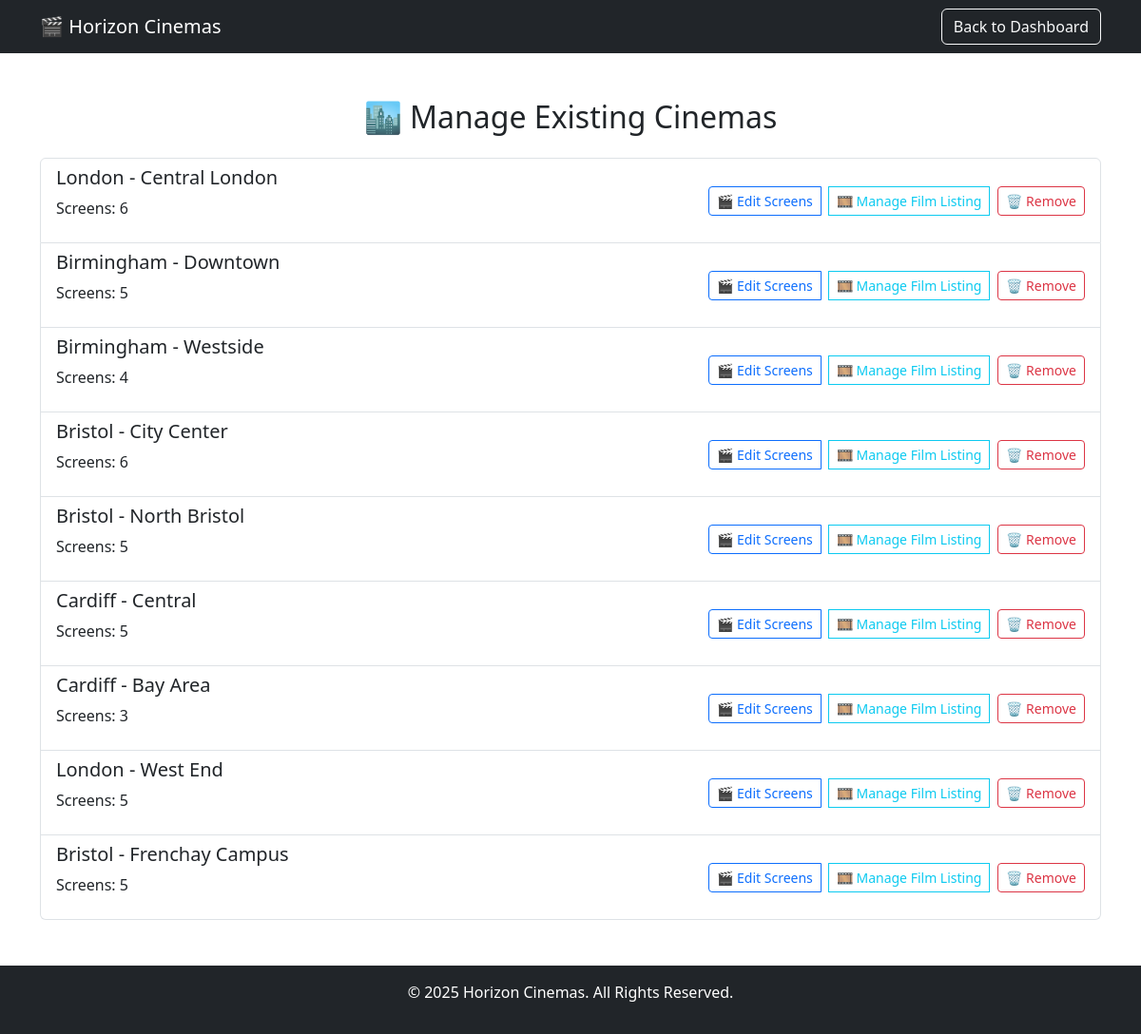
/manage_cinemas (signed in), run on an earlier commit of the app's database.
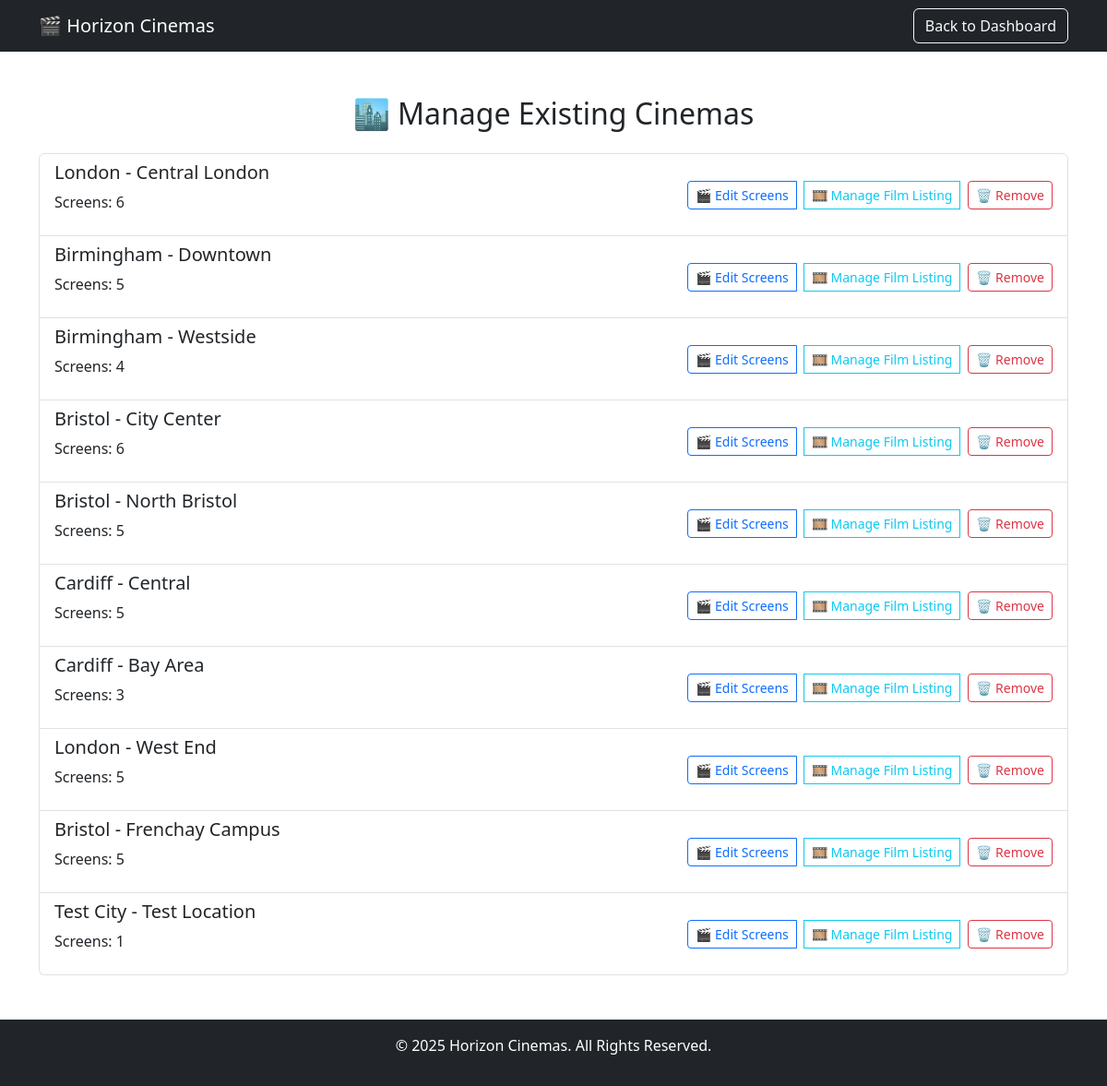
And on a later commit of the database.
### tables this page shows
CREATE TABLE cinemas (
            id INTEGER PRIMARY KEY AUTOINCREMENT,
            city TEXT NOT NULL,
            location TEXT NOT NULL,
            num_of_screens INTEGER NOT NULL
        );

### blueprints/manager_routes.py (the view)
@manager_routes.route('/manage_cinemas', methods=['GET'])
@jwt_required()
def manage_cinemas():
    user_id = get_jwt_identity()
    with get_db_connection() as conn:
        cursor = conn.cursor()
        cursor.execute("SELECT role FROM users WHERE id = ?", (user_id,))
        user = cursor.fetchone()
        if not user or user["role"] not in ["admin", "manager"]:
            flash("❌ Unauthorized access!", "danger")
            return redirect(url_for("home"))
        cursor.execute("""
            SELECT c.id, c.city, c.location, COUNT(s.id) AS num_of_screens
            FROM cinemas c
            LEFT JOIN screens s ON c.id = s.cinema_id
            GROUP BY c.id
        """)
        cinemas = cursor.fetchall()
    return render_template("manage_cinemas.html", cinemas=cinemas)

### database/database_setup.py (called while the page is built)
def get_db_connection(testing=False):
    try:
        testing = current_app.config.get("TESTING", False)
    except RuntimeError:
        pass
    db_name = 'horizon_cinemas_test.db' if testing else 'horizon_cinemas.db'
    db_path = os.path.join(os.path.dirname(__file__), db_name)
    print("✅ get_db_connection() called")
    print(f"📍 USING DB: {db_path}")
    conn = sqlite3.connect(db_path)
    conn.row_factory = sqlite3.Row
    return conn

### templates/manage_cinemas.html (shortened to what this page needs)
<!DOCTYPE html>
<html lang="en">
<head>
    <link rel="stylesheet" href="{{ url_for('static', filename='style.css') }}">
    <link rel="stylesheet" href="https://cdn.jsdelivr.net/npm/bootstrap@5.3.0/dist/css/bootstrap.min.css">
</head>
<body>
<nav class="navbar navbar-dark bg-dark">
  <div class="container">
    <a class="navbar-brand" href="/">🎬 Horizon Cinemas</a>
    <a href="/manager_dashboard" class="btn btn-outline-light">Back to Dashboard</a>
  </div>
</nav>
<div class="container mt-5">
  <h2 class="text-center mb-4">🏙️ Manage Existing Cinemas</h2>
  <div class="list-group">
    {% for cinema in cinemas %}
      <div class="list-group-item">
        <div class="cinema-actions">
          <div>
            <h5>{{ cinema.city }} - {{ cinema.location }}</h5>
            <p>Screens: {{ cinema.num_of_screens }}</p>
          </div>
          <div class="btn-group">
            <a href="/edit_screens/{{ cinema.id }}" class="btn btn-outline-primary btn-sm">🎬 Edit Screens</a>
            <a href="{{ url_for('admin.manage_film', cinema_id=cinema.id) }}" class="btn btn-outline-info btn-sm">🎞️ Manage Film Listing</a>
            <form method="POST" action="/delete_cinema/{{ cinema.id }}" onsubmit="return confirm('Are you sure you want to delete this cinema?');">
              <button type="submit" class="btn btn-outline-danger btn-sm">🗑️ Remove</button>
            </form>
          </div>
        </div>
      </div>
    {% endfor %}
  </div>
</div>
<footer class="text-center bg-dark text-white py-3 mt-5">
  <p>© 2025 Horizon Cinemas. All Rights Reserved.</p>
</footer>
</body>
</html>

What changed in the data, as far as the page shows it:
added cinemas: city "Test City", location "Test Location", num_of_screens "1"
